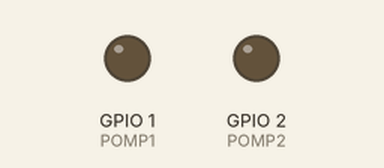
Simulated run of this sketch. Board: ESP32. Parts: output pins drawn as LEDs (lit = HIGH). WiFi joins after 1.5 s; servers stay silent unless stated; uploads are accepted with an empty reply; what the sketch prints to the serial monitor is not drawn.

Above: at 0.1 s.
At 11.8 s:
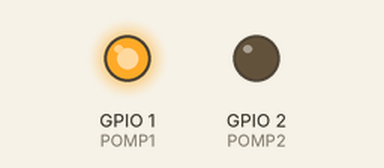
At 15.8 s:
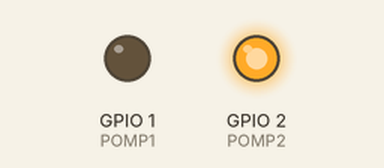
Timing chart, 0 to 21.2 s (numbered marks = the images above):
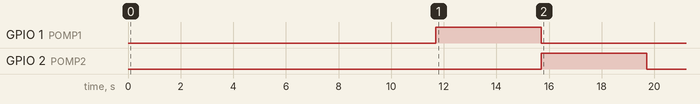

Measured:
- by itself, GPIO 1 (POMP1): LOW → HIGH at 11.7 s, → LOW 4.0 s later
- by itself, GPIO 2 (POMP2): LOW → HIGH at 15.7 s, → LOW 4.0 s later

The sketch:

water_flowers_esp32.ino
```cpp
///ESP32 Mini
#include <WiFi.h>
#include <HTTPClient.h>
#define POMP1 1
#define POMP1_TIME 4000
#define POMP2 2
#define POMP2_TIME 4000
//in seconds!!!!
#define HOUR 3600
const char* ssid = "sweethome12";
const char* password = "9A0033D4";

void setup() {
  Serial.begin(115200);
  pinMode(POMP1, OUTPUT);
  pinMode(POMP2, OUTPUT);

  WiFi.begin(ssid, password);
  while (WiFi.status() != WL_CONNECTED) {
    delay(500);
    Serial.print(".");
  }
  Serial.println("");
  Serial.println("WiFi connected");
}

void mkWater(){
  Serial.println("Water");
  digitalWrite(POMP1, HIGH);
  delay(POMP1_TIME);
  digitalWrite(POMP1, LOW);
  digitalWrite(POMP2, HIGH);
  delay(POMP2_TIME);
  digitalWrite(POMP2, LOW);


  if(WiFi.status()== WL_CONNECTED){
    WiFiClient wifi;
    HTTPClient http;
    String serverPath =  "http://192.168.0.120:8989/setWateringInfo?d=dom";
    http.begin(wifi, serverPath.c_str());
    Serial.println(serverPath);
    int httpResCode = http.GET();
    if(httpResCode == 200) Serial.println("Set info OK");
    else {
      Serial.print("Error set info code: ");
      Serial.println(String(httpResCode));
    }
    http.end();
 }
}

void loop() {
  delay(10000);
  //Serial.print(period);
  //Serial.print()

  if(WiFi.status()== WL_CONNECTED){
    WiFiClient wifi;
    HTTPClient http;
    String serverPath =  "http://192.168.0.120:8989/canWatering?d=dom";
    http.begin(wifi, serverPath.c_str());
    Serial.println(serverPath);
    int httpResCode = http.GET();
    if(httpResCode == 200) {
      Serial.println("Watering time now");
      http.end();
      mkWater();
    }
    else {
      Serial.print("No watering time code: ");
      Serial.println(String(httpResCode));
      http.end();
    }
    delay(HOUR*1000);
  } else {
    delay(1000);
    WiFi.reconnect();
    while (WiFi.status() != WL_CONNECTED) {
      delay(500);
      Serial.print(".");
    }
  }
  //delay(1000);
}
```
